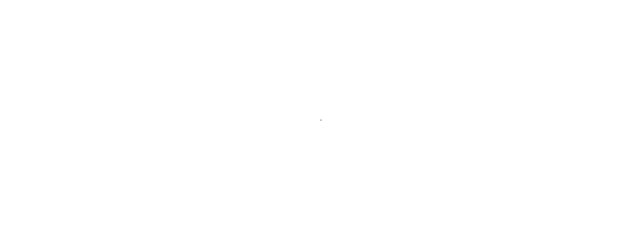
Frame 1 (no input)
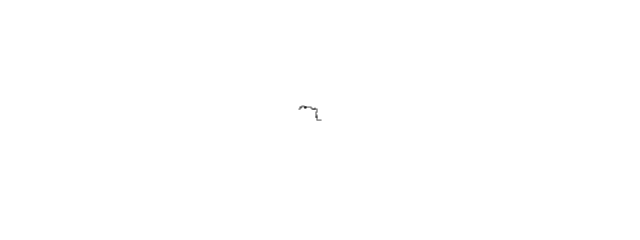
Frame 60 (no input)
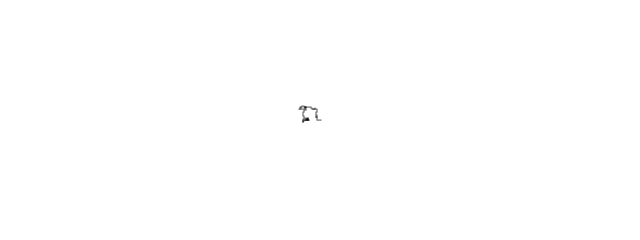
Frame 120 (the mouse pressed at the canvas centre since frame 60)

The p5.js sketch that drew these frames (run headless with seeded random() and noise() and a simulated clock; from frame 60 on, the mouse is pressed at the canvas centre):

// p5.js sketch
// ── sketch.js
let walker;

function setup() {
  createCanvas(640, 240);
  walker = new Walker();
  // setting the background color to white and only doing it once so the walker path shows
  background(255);
}

function draw() {
  walker.step();
  walker.show();
}


class Walker {
  constructor () {
    this.x = width / 2;
    this.y = height / 2;
  }

  show() {
    stroke(0);
    point(this.x,this.y);
  }

  step() {
    // Adding a weighted probability to the random movement (moving to the right more often)
    // Change of moving up 20%
    // Change of moving down 20%
    // Change of moving left 20%
    // Change of moving right 40%
    // a random chance to follow the mouse direction

    let r = random(1);
    if (r < 0.5) {
      if (r < 0.25) {
        if (this.x < mouseX) {
          this.x++;
        } else {
          this.x--;
        }
      } else {
        if (this.y < mouseY) {
          this.y++;
        } else {
          this.y--;
        }
      }
    } else {
      let choice = floor(random(4))
      if (choice === 0) {
        this.x++;
      } else if (choice === 1) {
        this.x--;
      } else if (choice === 2) {
        this.y++;
      } else {
        this.y--;
      }
    }
  }
    
}
